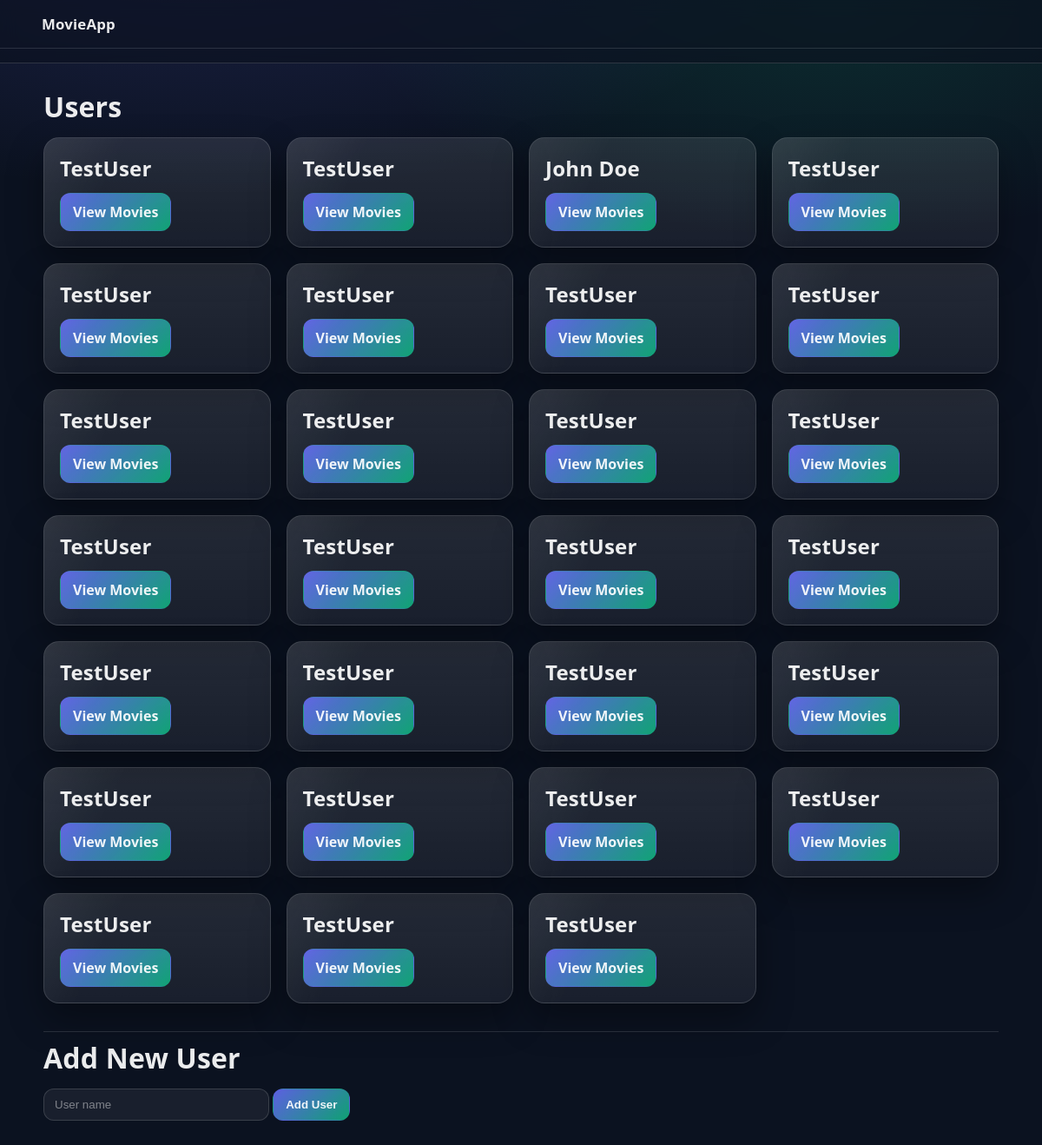
The page / on the database its author committed.
### models.py (models this page shows)
class User(db.Model):
    id = db.Column(db.Integer, primary_key=True)
    name = db.Column(db.String(100), nullable=False)

### app.py (the view)
@app.route('/')
def index():
    users = data_manager.get_users()
    return render_template('index.html', users=users)

### data_manager.py (called while the page is built)
    def get_users(self):
        return db.session.execute(db.select(User)).scalars().all()

### templates/index.html
{% extends "base.html" %}
{% block content %}
    <h1 class="cv-font-display">Users</h1>
    <div class="user-list-grid">
        {% for user in users %}
        <div class="user-card cv-movie-card cv-shine-effect cv-animate-fade-up">
            <h2 class="cv-font-display">{{ user.name }}</h2>
            <a class="btn cv-button cv-primary" href="{{ url_for('get_list_of_fav_movies', user_id=user.id) }}">View Movies</a>
        </div>
        {% endfor %}
    </div>
    <hr style="margin-top: var(--cv-space-8);">
    <h1 class="cv-font-display">Add New User</h1>
    <form action="{{ url_for('create_user') }}" method="POST">
        <input type="text" name="name" placeholder="User name" required class="cv-input">
        <button type="submit" class="cv-button cv-primary">Add User</button>
    </form>
{% endblock %}

### static/style.css (style rules this page uses)
:root { --cv-bg: #0b1220; --cv-surface: rgba(255,255,255,0.08); --cv-surface-2: rgba(255,255,255,0.12); --cv-border: rgba(255,255,255,0.14); --cv-text: rgba(255,255,255,0.92); --cv-muted: rgba(255,255,255,0.70); --cv-shadow: 0 18px 40px rgba(0,0,0,0.35); --cv-radius: 18px; --cv-space-2: 8px; --cv-space-4: 16px; --cv-space-6: 24px; --cv-space-8: 32px; }
* { box-sizing: border-box; }
body { margin: 0; font-family: system-ui, -apple-system, Segoe UI, Roboto, Arial, sans-serif; background: radial-gradient(1200px 600px at 20% -10%, rgba(99,102,241,0.22), transparent 60%), radial-gradient(1000px 500px at 80% 0%, rgba(16,185,129,0.16), transparent 55%), var(--cv-bg); color: var(--cv-text); }
hr { border: none; border-top: 1px solid var(--cv-border); opacity: 0.9; }
.cv-font-display { margin: 0 0 14px; letter-spacing: 0.2px; }
h2, h3 { margin: 0 0 10px; }
form { margin: 0; }
.cv-input { width: 260px; max-width: 100%; padding: 10px 12px; border-radius: 12px; border: 1px solid var(--cv-border); background: rgba(255,255,255,0.06); color: var(--cv-text); outline: none; }
.cv-input::placeholder { color: rgba(255,255,255,0.45); }
.btn { text-decoration: none; }
.cv-button { display: inline-flex; align-items: center; justify-content: center; gap: 8px; border: 1px solid var(--cv-border); background: rgba(255,255,255,0.08); color: var(--cv-text); padding: 10px 14px; border-radius: 12px; cursor: pointer; transition: transform .15s ease, background .15s ease, border-color .15s ease; font-weight: 650; }
.cv-primary { background: linear-gradient(135deg, rgba(99,102,241,0.92), rgba(16,185,129,0.86)); border-color: transparent; }
.user-list-grid { display: grid; grid-template-columns: repeat(auto-fill, minmax(240px, 1fr)); gap: 18px; margin-top: 12px; }
.user-card { padding: 18px; border-radius: var(--cv-radius); border: 1px solid var(--cv-border); background: linear-gradient(180deg, rgba(255,255,255,0.10), rgba(255,255,255,0.06)); box-shadow: var(--cv-shadow); }
.user-card h2 { margin-bottom: 12px; }
.cv-movie-card { position: relative; overflow: hidden; }
.cv-shine-effect::after { content: ""; position: absolute; inset: -60%; background: linear-gradient(90deg, transparent, rgba(255,255,255,0.20), transparent); transform: rotate(25deg) translateX(-60%); transition: transform 0.8s ease; pointer-events: none; }
.cv-animate-fade-up { animation: fadeUp 0.5s ease both; }

### rows shown on the page
User: name "TestUser"
User: name "TestUser"
User: name "John Doe"
User: name "TestUser"
User: name "TestUser"
User: name "TestUser"
User: name "TestUser"
User: name "TestUser"
User: name "TestUser"
User: name "TestUser"
User: name "TestUser"
User: name "TestUser"
User: name "TestUser"
User: name "TestUser"
User: name "TestUser"
User: name "TestUser"
User: name "TestUser"
User: name "TestUser"
User: name "TestUser"
User: name "TestUser"
User: name "TestUser"
User: name "TestUser"
User: name "TestUser"
User: name "TestUser"
User: name "TestUser"
User: name "TestUser"
User: name "TestUser"
